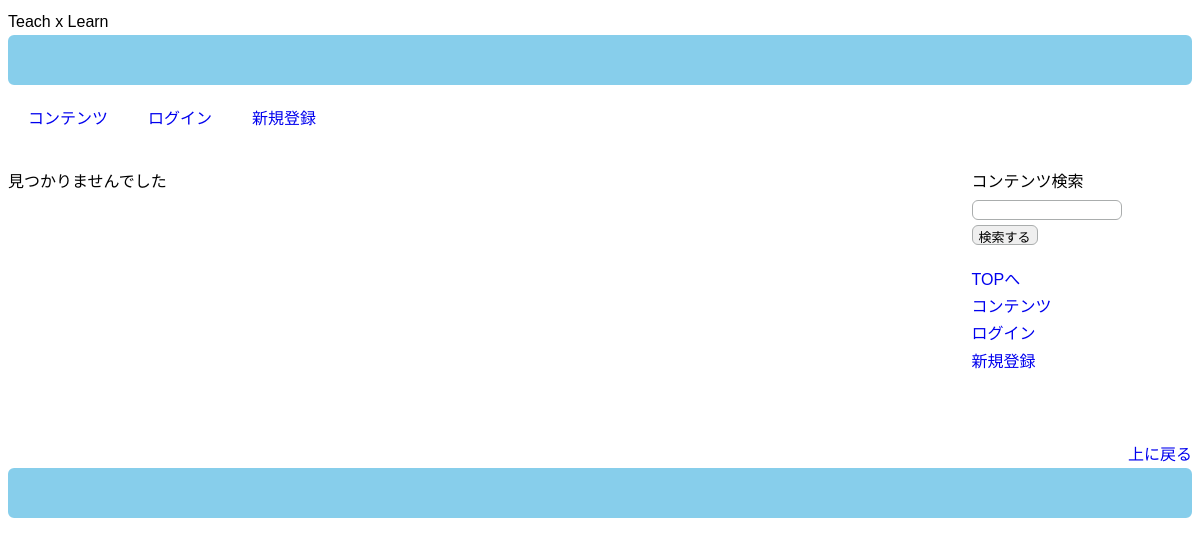
/find/, run on an earlier commit of the app's database.
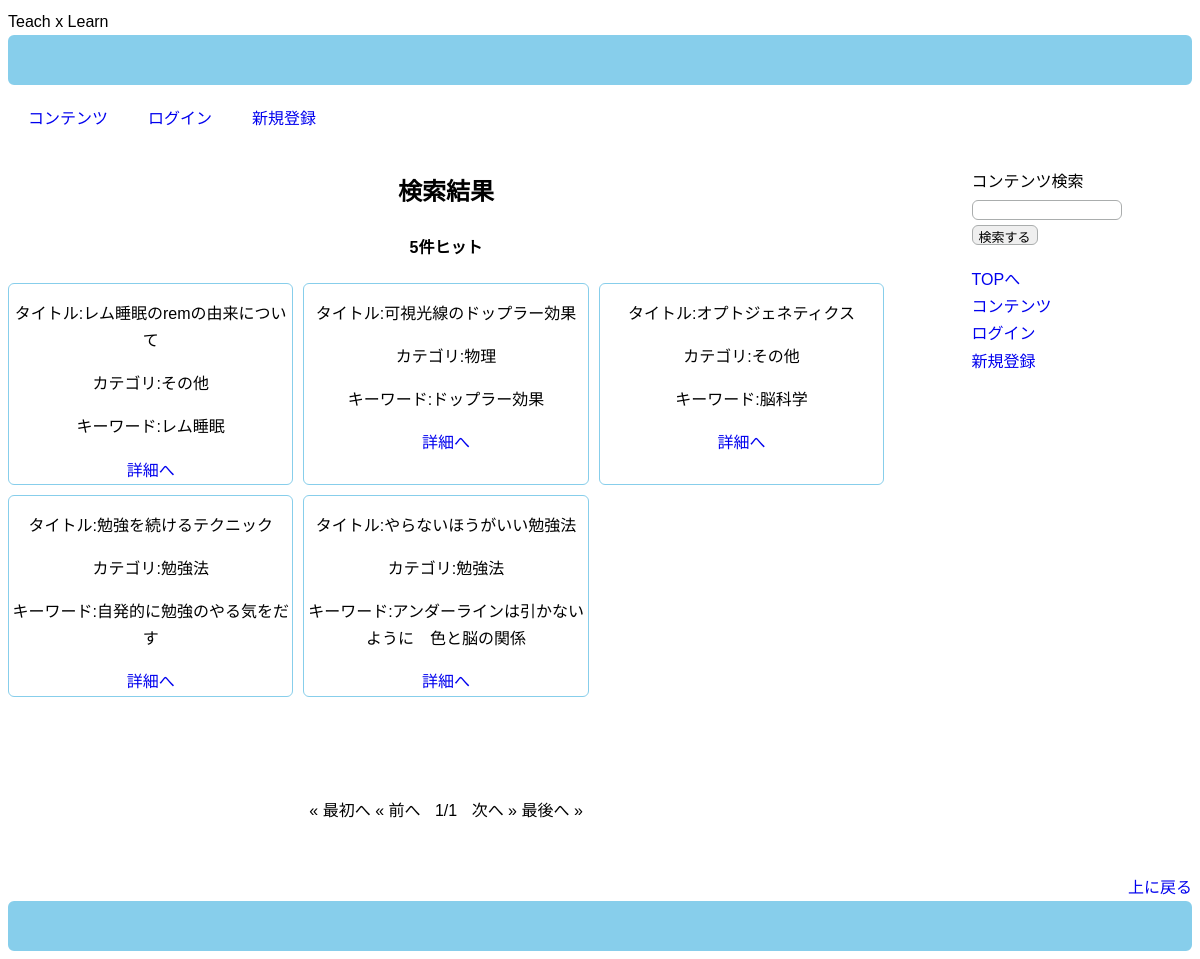
And on a later commit of the database.
### ttolapp/models.py (models this page shows, shortened)
class TeachModel(models.Model):
    CATEGORY = (
        ('japanese','国語'), ('english', '英語'), ('society','社会'),
        ('math','数学'), ('physics','物理'), ('chemistry', '化学'),
        ('biology', '生物'), ('trivia','雑学'), ('howtostudy','勉強法'),
        ('etc.', 'その他')
        )
    title = models.CharField(
        verbose_name='タイトル', max_length=100
        )
    category = models.CharField(
        verbose_name='カテゴリ',
        max_length=30,
        choices=CATEGORY
    )
    searchword = models.CharField(
        verbose_name='キーワード',
        max_length=50,
        null=True,
        blank=True
    )
    teacher = models.ForeignKey(
        CustomUser, verbose_name='作成者',
        on_delete = models.CASCADE
    )
    content = models.TextField(verbose_name='コンテンツ')

### ttolapp/views.py (the view)
# urls.py: path('find/', FindListView.as_view(), name = 'find'),
class FindListView(ListView):
    template_name = 'find.html'
    model = TeachModel
    paginate_by = 6
    def get_queryset(self):
        form = FindForm(self.request.GET)
        form.is_valid()
        search_word = form.cleaned_data['find']
        queryset = TeachModel.objects.filter(
                Q(title__icontains=search_word) | Q(searchword__icontains=search_word)
                )
        return queryset
    def get_context_data(self, **kwargs):
        context = super().get_context_data()
        context['find_count'] = self.get_queryset().count()
        if context['find_count'] == 0:
            context['msg'] = '見つかりませんでした'
        return context

### templates/find.html (shortened to what this page needs)
{% extends 'base.html' %}
{% block content %}
    {% if msg %}
        <p>{{msg}}</p>
    {% else %}
        <h1>検索結果</h1>
        {% if find_count %}
            <h4 class="find-cnt">{{find_count}}件ヒット</h4>
        {% endif %}
        <div class="contents-list">
            {% for item in page_obj %}
                <div class="content-item">
                    <p>タイトル:{{item.title}}</p>
                    <p>カテゴリ:{{item.get_category_display}}</p>
                    <p>キーワード:{{item.searchword}}</p>
                    <a href="{% url 'ttolapp:detail' item.id %}">詳細へ</a>
                </div>
            {% endfor %}
        </div>
        <div class="pagination">
            {% if page_obj.has_previous %}
                <a href="?page=1">&laquo; 最初へ</a>
                <a href="?page={{ page_obj.previous_page_number }}">&laquo; 前へ</a>
            {% else %}
                <a>&laquo; 最初へ</a>
                <a>&laquo; 前へ</a>
            {% endif %}
            <span class="page-number">
                {{page_obj.number}}/{{page_obj.paginator.num_pages}}
            </span>
            {% if page_obj.has_next %}
                <a href="?page={{ page_obj.next_page_number }}">次へ &raquo;</a>
                <a href="?page={{ page_obj.paginator.num_pages }}">最後へ &raquo;</a>
            {% else %}
                <a>次へ &raquo;</a>
                <a>最後へ &raquo;</a>
            {% endif %}
        </div>
    {% endif %}
{% endblock content %}

What changed in the data, as far as the page shows it:
added TeachModel: title "レム睡眠のremの由来について", category "その他", searchword "レム睡眠"
added TeachModel: title "可視光線のドップラー効果", category "物理", searchword "ドップラー効果"
added TeachModel: title "オプトジェネティクス", category "その他", searchword "脳科学"
added TeachModel: title "勉強を続けるテクニック", category "勉強法", searchword "自発的に勉強のやる気をだす"
added TeachModel: title "やらないほうがいい勉強法", category "勉強法", searchword "アンダーラインは引かないように 色と脳の関係"
Also different on the page:
{{ find_count }}: (not shown) → "5"
{{ page_obj.number }}: (not shown) → "1"
{{ page_obj.paginator.num_pages }}: (not shown) → "1"
{{ msg }}: "見つかりませんでした" → (not shown)
text now shown: "検索結果 件ヒット « 最初へ « 前へ / 次へ » 最後へ »"
